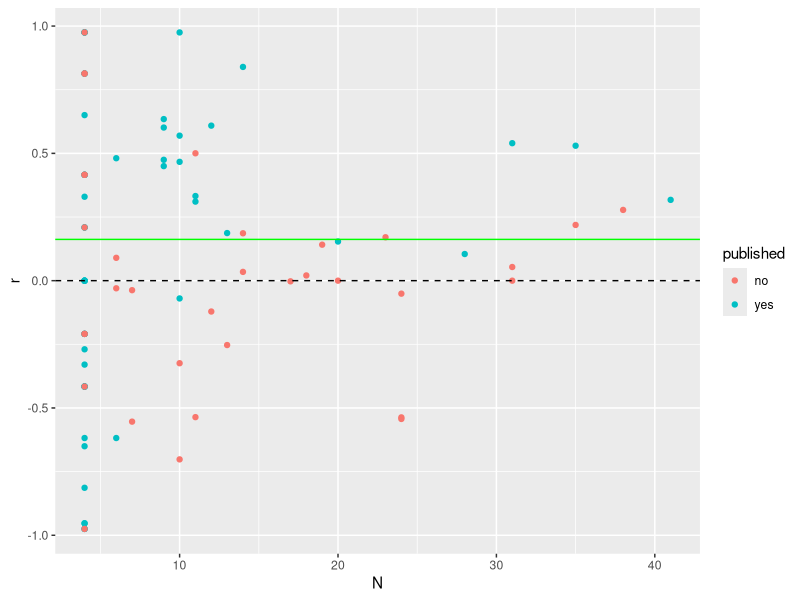
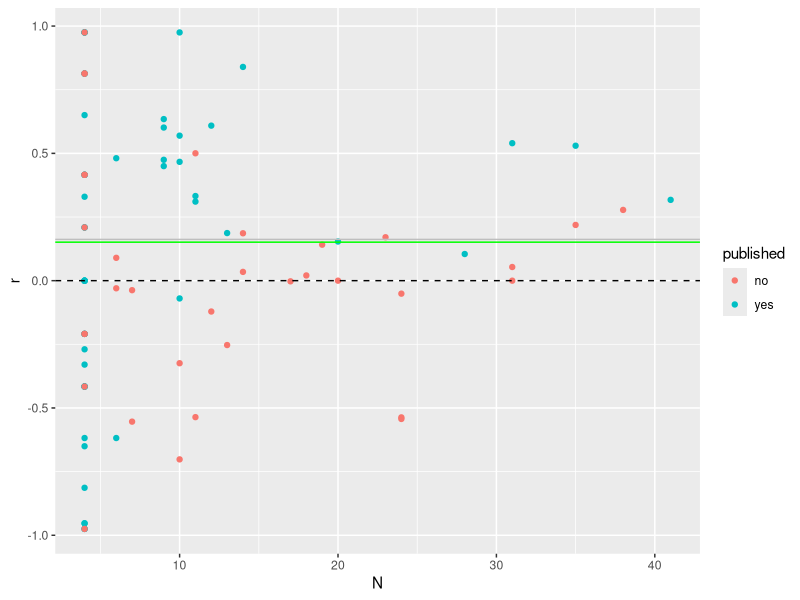

Recreate these plots in R, in order.
## ---- chunk 1
library(tidyverse)
library(here)
## ---- chunk 2
bibs <- read_csv(here::here("example_data", "sparrow.csv"))
## ---- chunk 3
print(bibs)
## ---- chunk 4
funnel <- bibs %>% 
  ggplot(aes(x = N, y = r, color = published))+
  geom_point()+
  geom_hline(linetype= 2, yintercept = 0)
## ---- chunk 5
bibs2 <- bibs %>% 
  mutate(SEz = (1/sqrt(N-3))) %>% 
  mutate(VZr = SEz^2) %>% 
  mutate(weight = 1/VZr)
## ---- chunk 6
bibMean <- weighted.mean(x = bibs2$Zr, w = bibs2$weight)

bibMean
## ---- chunk 7
bibSE <- sqrt(1/sum(bibs2$weight))

bibSE
## ---- chunk 8
crit <- qnorm(1 - 0.05/2)

CIlow <- bibMean - crit*bibSE
CIhigh <- bibMean + crit*bibSE

CIlow
CIhigh
## ---- chunk 9
rbar <- tanh(bibMean)
## ---- chunk 10
funnel +
  geom_hline(yintercept = rbar, color = "green")
## ---- chunk 11
(CIlow_bt <- tanh(CIlow))
(CIhigh_bt <- tanh(CIhigh))
## ---- chunk 12
Q <- sum(bibs2$weight*(bibs2$Zr-bibMean)^2)
Q
## ---- chunk 13
tau2 <- (Q - (nrow(bibs2)-1)) / (sum(bibs2$weight) - sum((bibs2$weight)^2)/sum(bibs2$weight))
tau2
## ---- chunk 14
bibs2 <- bibs2 %>% 
  mutate(new_weight = 1/(VZr+tau2))
## ---- chunk 15
(new_bibMean <- weighted.mean(x = bibs2$Zr, w = bibs2$new_weight))
(new_rbar <- tanh(new_bibMean))
## ---- chunk 16
funnel +
  geom_hline(yintercept = rbar, color = "grey") +
  geom_hline(yintercept = new_rbar, color = "green")
## ---- chunk 17
(new_bibSE <- sqrt(1/sum(bibs2$new_weight)))
## ---- chunk 18
new_CIlow <- new_bibMean - crit*new_bibSE
new_CIhigh <- new_bibMean + crit*new_bibSE

new_CIlow
new_CIhigh
## ---- chunk 19
(new_CIlow_bt <- tanh(new_CIlow))
(new_CIhigh_bt <- tanh(new_CIhigh))
